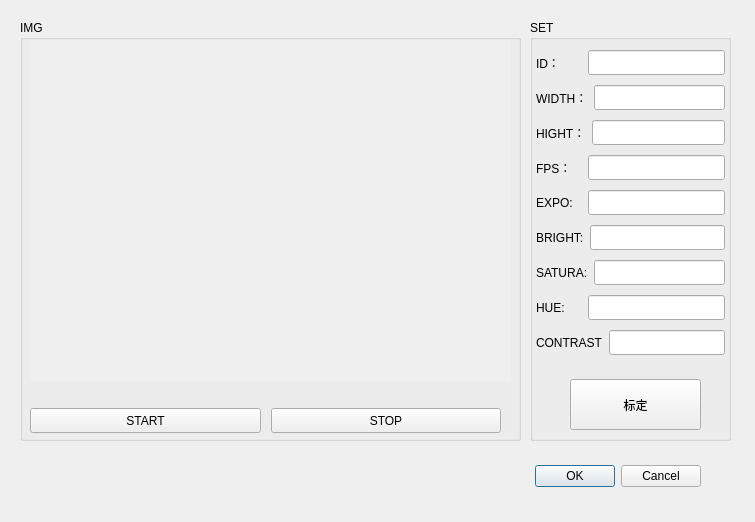
<?xml version="1.0" encoding="UTF-8"?>
<ui version="4.0">
 <class>CamsetDialog</class>
 <widget class="QDialog" name="CamsetDialog">
  <property name="geometry">
   <rect>
    <x>0</x>
    <y>0</y>
    <width>755</width>
    <height>522</height>
   </rect>
  </property>
  <property name="windowTitle">
   <string>Dialog</string>
  </property>
  <widget class="QDialogButtonBox" name="buttonBox">
   <property name="geometry">
    <rect>
     <x>360</x>
     <y>460</y>
     <width>341</width>
     <height>32</height>
    </rect>
   </property>
   <property name="orientation">
    <enum>Qt::Horizontal</enum>
   </property>
   <property name="standardButtons">
    <set>QDialogButtonBox::Cancel|QDialogButtonBox::Ok</set>
   </property>
  </widget>
  <widget class="QGroupBox" name="groupBox">
   <property name="geometry">
    <rect>
     <x>530</x>
     <y>20</y>
     <width>201</width>
     <height>421</height>
    </rect>
   </property>
   <property name="title">
    <string>SET</string>
   </property>
   <widget class="QWidget" name="verticalLayoutWidget">
    <property name="geometry">
     <rect>
      <x>0</x>
      <y>20</y>
      <width>201</width>
      <height>331</height>
     </rect>
    </property>
    <layout class="QVBoxLayout" name="verticalLayout">
     <property name="spacing">
      <number>6</number>
     </property>
     <property name="leftMargin">
      <number>6</number>
     </property>
     <property name="topMargin">
      <number>6</number>
     </property>
     <property name="rightMargin">
      <number>6</number>
     </property>
     <property name="bottomMargin">
      <number>10</number>
     </property>
     <item>
      <layout class="QHBoxLayout" name="horizontalLayout_2">
       <item>
        <widget class="QLabel" name="label_id">
         <property name="minimumSize">
          <size>
           <width>36</width>
           <height>0</height>
          </size>
         </property>
         <property name="text">
          <string>ID：</string>
         </property>
        </widget>
       </item>
       <item>
        <widget class="QLineEdit" name="id">
         <property name="minimumSize">
          <size>
           <width>0</width>
           <height>25</height>
          </size>
         </property>
         <property name="maximumSize">
          <size>
           <width>137</width>
           <height>16777215</height>
          </size>
         </property>
        </widget>
       </item>
      </layout>
     </item>
     <item>
      <layout class="QHBoxLayout" name="horizontalLayout_1">
       <property name="sizeConstraint">
        <enum>QLayout::SetMinimumSize</enum>
       </property>
       <property name="bottomMargin">
        <number>0</number>
       </property>
       <item>
        <widget class="QLabel" name="label_1">
         <property name="minimumSize">
          <size>
           <width>36</width>
           <height>0</height>
          </size>
         </property>
         <property name="text">
          <string>WIDTH：</string>
         </property>
        </widget>
       </item>
       <item>
        <widget class="QLineEdit" name="lineEditwid">
         <property name="minimumSize">
          <size>
           <width>0</width>
           <height>25</height>
          </size>
         </property>
         <property name="maximumSize">
          <size>
           <width>137</width>
           <height>16777215</height>
          </size>
         </property>
        </widget>
       </item>
      </layout>
     </item>
     <item>
      <layout class="QHBoxLayout" name="horizontalLayout_5">
       <item>
        <widget class="QLabel" name="label_5">
         <property name="minimumSize">
          <size>
           <width>36</width>
           <height>0</height>
          </size>
         </property>
         <property name="text">
          <string>HIGHT：</string>
         </property>
        </widget>
       </item>
       <item>
        <widget class="QLineEdit" name="lineEdit_high">
         <property name="minimumSize">
          <size>
           <width>0</width>
           <height>25</height>
          </size>
         </property>
         <property name="maximumSize">
          <size>
           <width>137</width>
           <height>16777215</height>
          </size>
         </property>
        </widget>
       </item>
      </layout>
     </item>
     <item>
      <layout class="QHBoxLayout" name="horizontalLayout_8">
       <item>
        <widget class="QLabel" name="label_8">
         <property name="minimumSize">
          <size>
           <width>36</width>
           <height>0</height>
          </size>
         </property>
         <property name="text">
          <string>FPS：  </string>
         </property>
        </widget>
       </item>
       <item>
        <widget class="QLineEdit" name="lineEdit_fps">
         <property name="minimumSize">
          <size>
           <width>0</width>
           <height>25</height>
          </size>
         </property>
         <property name="maximumSize">
          <size>
           <width>137</width>
           <height>16777215</height>
          </size>
         </property>
        </widget>
       </item>
      </layout>
     </item>
     <item>
      <layout class="QHBoxLayout" name="horizontalLayout_7">
       <item>
        <widget class="QLabel" name="label_7">
         <property name="minimumSize">
          <size>
           <width>36</width>
           <height>0</height>
          </size>
         </property>
         <property name="text">
          <string>EXPO:  </string>
         </property>
        </widget>
       </item>
       <item>
        <widget class="QLineEdit" name="lineEdit_exp">
         <property name="minimumSize">
          <size>
           <width>0</width>
           <height>25</height>
          </size>
         </property>
         <property name="maximumSize">
          <size>
           <width>137</width>
           <height>16777215</height>
          </size>
         </property>
        </widget>
       </item>
      </layout>
     </item>
     <item>
      <layout class="QHBoxLayout" name="horizontalLayout_6">
       <item>
        <widget class="QLabel" name="label_6">
         <property name="minimumSize">
          <size>
           <width>36</width>
           <height>0</height>
          </size>
         </property>
         <property name="text">
          <string>BRIGHT:</string>
         </property>
        </widget>
       </item>
       <item>
        <widget class="QLineEdit" name="lineEdit_bri">
         <property name="minimumSize">
          <size>
           <width>0</width>
           <height>25</height>
          </size>
         </property>
         <property name="maximumSize">
          <size>
           <width>137</width>
           <height>16777215</height>
          </size>
         </property>
        </widget>
       </item>
      </layout>
     </item>
     <item>
      <layout class="QHBoxLayout" name="horizontalLayout_9">
       <item>
        <widget class="QLabel" name="label_9">
         <property name="minimumSize">
          <size>
           <width>36</width>
           <height>0</height>
          </size>
         </property>
         <property name="text">
          <string>SATURA:</string>
         </property>
        </widget>
       </item>
       <item>
        <widget class="QLineEdit" name="lineEdit_sat">
         <property name="minimumSize">
          <size>
           <width>0</width>
           <height>25</height>
          </size>
         </property>
         <property name="maximumSize">
          <size>
           <width>137</width>
           <height>16777215</height>
          </size>
         </property>
        </widget>
       </item>
      </layout>
     </item>
     <item>
      <layout class="QHBoxLayout" name="horizontalLayout_10">
       <item>
        <widget class="QLabel" name="label_10">
         <property name="minimumSize">
          <size>
           <width>36</width>
           <height>0</height>
          </size>
         </property>
         <property name="text">
          <string>HUE:</string>
         </property>
        </widget>
       </item>
       <item>
        <widget class="QLineEdit" name="lineEdit_hue">
         <property name="minimumSize">
          <size>
           <width>0</width>
           <height>25</height>
          </size>
         </property>
         <property name="maximumSize">
          <size>
           <width>137</width>
           <height>16777215</height>
          </size>
         </property>
        </widget>
       </item>
      </layout>
     </item>
     <item>
      <layout class="QHBoxLayout" name="horizontalLayout_12">
       <item>
        <widget class="QLabel" name="label_12">
         <property name="minimumSize">
          <size>
           <width>36</width>
           <height>0</height>
          </size>
         </property>
         <property name="text">
          <string>CONTRAST</string>
         </property>
        </widget>
       </item>
       <item>
        <widget class="QLineEdit" name="lineEdit_con">
         <property name="minimumSize">
          <size>
           <width>0</width>
           <height>25</height>
          </size>
         </property>
         <property name="maximumSize">
          <size>
           <width>137</width>
           <height>16777215</height>
          </size>
         </property>
        </widget>
       </item>
      </layout>
     </item>
    </layout>
   </widget>
   <widget class="QPushButton" name="pushButton_3">
    <property name="geometry">
     <rect>
      <x>40</x>
      <y>359</y>
      <width>131</width>
      <height>51</height>
     </rect>
    </property>
    <property name="minimumSize">
     <size>
      <width>0</width>
      <height>40</height>
     </size>
    </property>
    <property name="text">
     <string>标定</string>
    </property>
   </widget>
  </widget>
  <widget class="QGroupBox" name="groupBox_2">
   <property name="geometry">
    <rect>
     <x>20</x>
     <y>20</y>
     <width>501</width>
     <height>421</height>
    </rect>
   </property>
   <property name="title">
    <string>IMG</string>
   </property>
   <widget class="QLabel" name="lblOriginal">
    <property name="geometry">
     <rect>
      <x>10</x>
      <y>20</y>
      <width>481</width>
      <height>341</height>
     </rect>
    </property>
    <property name="maximumSize">
     <size>
      <width>800</width>
      <height>800</height>
     </size>
    </property>
    <property name="autoFillBackground">
     <bool>true</bool>
    </property>
    <property name="text">
     <string/>
    </property>
   </widget>
   <widget class="QWidget" name="horizontalLayoutWidget">
    <property name="geometry">
     <rect>
      <x>0</x>
      <y>370</y>
      <width>491</width>
      <height>61</height>
     </rect>
    </property>
    <layout class="QHBoxLayout" name="horizontalLayout">
     <property name="spacing">
      <number>10</number>
     </property>
     <property name="leftMargin">
      <number>10</number>
     </property>
     <property name="topMargin">
      <number>2</number>
     </property>
     <property name="rightMargin">
      <number>10</number>
     </property>
     <property name="bottomMargin">
      <number>2</number>
     </property>
     <item>
      <widget class="QPushButton" name="pushButtonstart">
       <property name="minimumSize">
        <size>
         <width>0</width>
         <height>25</height>
        </size>
       </property>
       <property name="text">
        <string>START</string>
       </property>
      </widget>
     </item>
     <item>
      <widget class="QPushButton" name="pushButtonstop">
       <property name="minimumSize">
        <size>
         <width>0</width>
         <height>25</height>
        </size>
       </property>
       <property name="text">
        <string>STOP</string>
       </property>
      </widget>
     </item>
    </layout>
   </widget>
  </widget>
 </widget>
 <resources/>
 <connections>
  <connection>
   <sender>buttonBox</sender>
   <signal>accepted()</signal>
   <receiver>CamsetDialog</receiver>
   <slot>accept()</slot>
   <hints>
    <hint type="sourcelabel">
     <x>248</x>
     <y>254</y>
    </hint>
    <hint type="destinationlabel">
     <x>157</x>
     <y>274</y>
    </hint>
   </hints>
  </connection>
  <connection>
   <sender>buttonBox</sender>
   <signal>rejected()</signal>
   <receiver>CamsetDialog</receiver>
   <slot>reject()</slot>
   <hints>
    <hint type="sourcelabel">
     <x>316</x>
     <y>260</y>
    </hint>
    <hint type="destinationlabel">
     <x>286</x>
     <y>274</y>
    </hint>
   </hints>
  </connection>
 </connections>
</ui>
